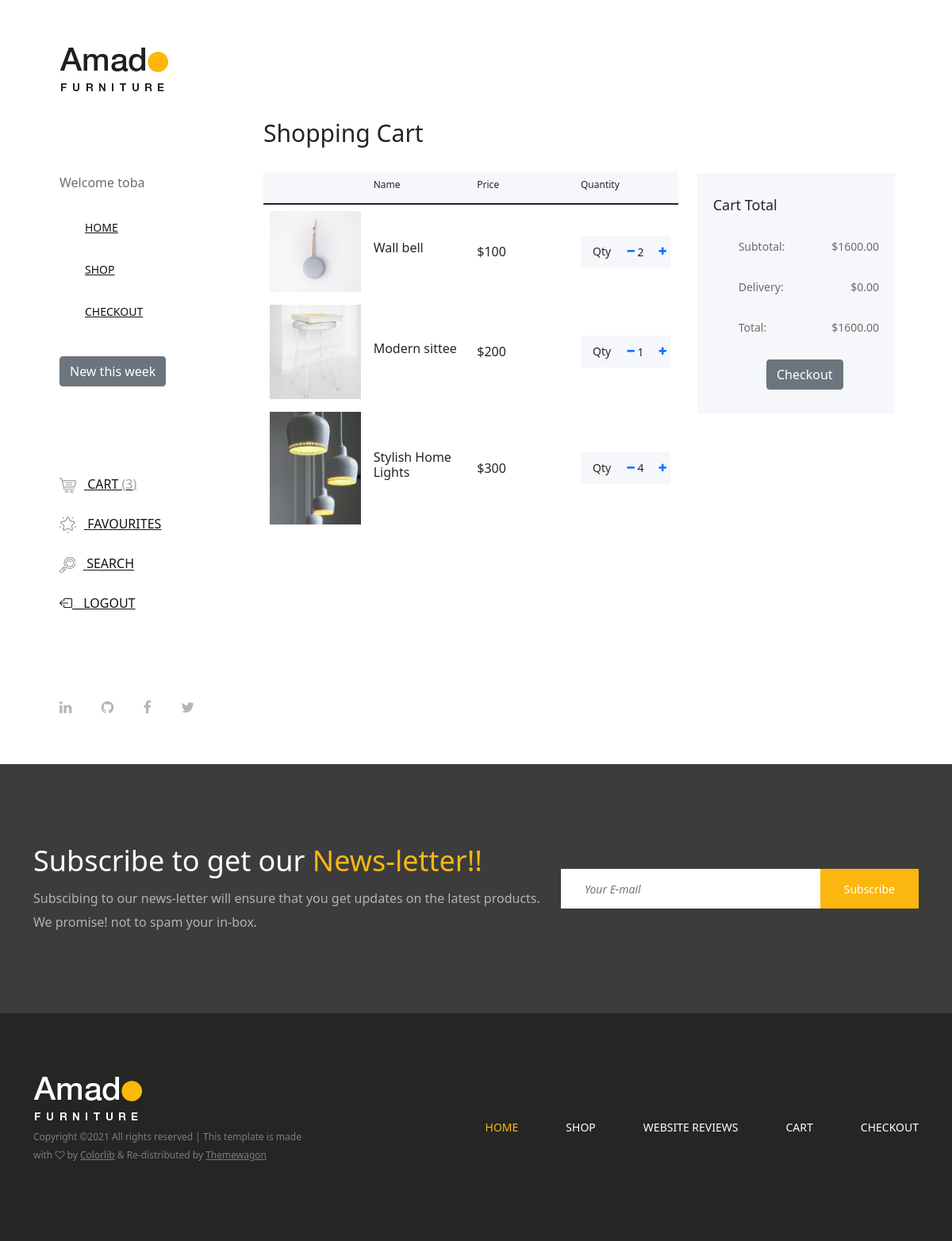
Before: /cart (signed in) with the older database file.
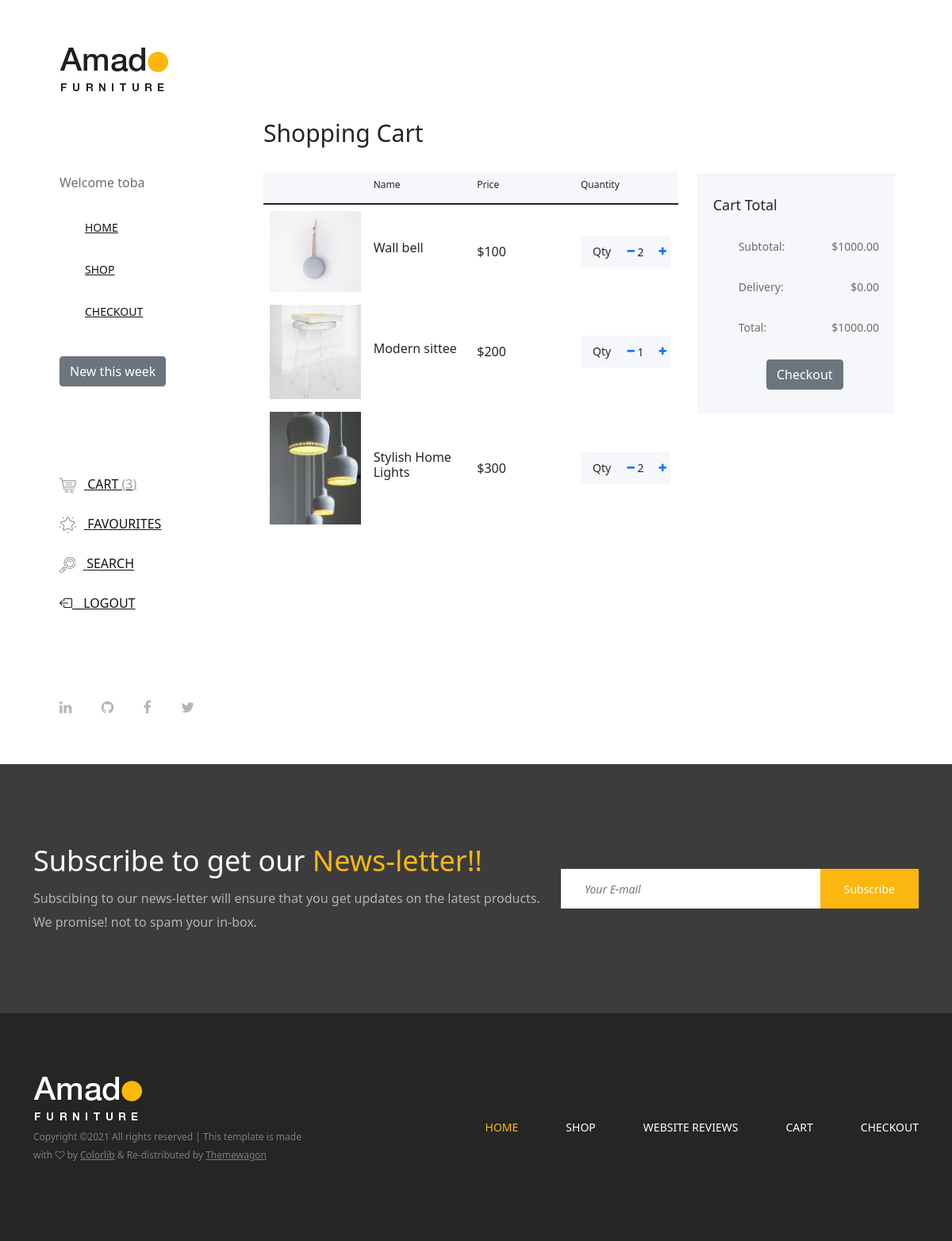
After: the same page with the newer database file.
### main/models.py (models this page shows, shortened)
class Cart(models.Model):
    user=models.ForeignKey(User, on_delete=models.CASCADE)
    product = models.ForeignKey(Product, on_delete=models.CASCADE)
    quantity = models.PositiveIntegerField(default=1)
    sub_total = models.IntegerField(blank=True, null=True)
    date = models.DateTimeField(auto_now_add=True)

class Product(models.Model):
    Category_choices = [
    ('chairs', 'chairs'),
    ('beds', 'beds'),
    ('tables', 'tables'),
    ('home_deco', 'home_deco'),
    ('dressings', 'dressings')
]
    name = models.CharField(max_length=100)
    price = models.IntegerField(null=False, blank=False)
    image = models.ImageField(upload_to ='products/')
    category = models.CharField(choices=Category_choices, max_length=50)
    date = models.DateTimeField(default=datetime.now)

### main/views.py (the view)
# urls.py: path('cart', CartView.as_view(), name='cart'),
class CartView(View):
    def get(self, request, *args, **kwargs):
        cart_objects = Cart.objects.filter(user = request.user)
        total_no_of_products = cart_objects.count()
        subtotal = []
        for objects in cart_objects:
            subtotal.append(objects.sub_total)
        subtotal2 = sum(subtotal)
        delivery_fee = 0                 # Just equal to zero for now....
        total = subtotal2 + delivery_fee
        context={
            'cart_objects': cart_objects,
            'total_no_of_products': total_no_of_products,
            'total': total,
            'subtotal2': subtotal2,
            'delivery_fee': delivery_fee,
        }
        return render(request, 'main/cart.html', context)

### main/templates/main/cart.html (shortened to what this page needs)
{% extends 'main/base.html' %}
{% block content %}
        <div class="cart-table-area section-padding-100">
            <div class="container-fluid">
                <div class="row">
                    <div class="col-12 col-lg-8">
                        <div class="cart-title mt-50">
                            <h2>Shopping Cart</h2>
                        </div>
                        <div class="cart-table clearfix">
                            <table class="table table-responsive">
                                <thead>
                                    <tr>
                                        <th></th>
                                        <th>Name</th>
                                        <th>Price</th>
                                        <th>Quantity</th>
                                    </tr>
                                </thead>
                                <tbody>
                                    {% for cart in cart_objects %}
                                    <tr>
                                        <td class="cart_product_img">
                                            <a href="#"><img src="{{ cart.product.image.url }}" alt="Product"></a>
                                        </td>
                                        <td class="cart_product_desc">
                                            <h5>{{ cart.product.name }}</h5>
                                        </td>
                                        <td class="price">
                                            <span>${{ cart.product.price }}</span>
                                        </td>
                                        <td class="qty">
                                            <div class="qty-btn d-flex">
                                                <p>Qty</p>
                                                <div class="quantity">
                                                    <span class="qty-minus"> <a href="{% url 'remove_cart' cart.product.pk %}"><i class="fa fa-minus" aria-hidden="true"></i></a> </span>
                                                    <input type="number" name="quantity" value="{{ cart.quantity }}">
                                                    <span class="qty-plus"> <a href="{% url 'add_to_cart' cart.product.pk %}"><i class="fa fa-plus" aria-hidden="true"></i></a></span>
                                                </div>
                                            </div>
                                        </td>
                                    </tr>
                                    {% endfor %}
                                </tbody>
                            </table>
                        </div>
                    </div>
                    <div class="col-12 col-lg-4">
                        <div class="cart-summary">
                            <h5>Cart Total</h5>
                            <ul class="summary-table">
                                <li><span>subtotal:</span> <span>${{ subtotal2 }}.00</span></li>
                                <li><span>delivery:</span> <span>${{ delivery_fee }}.00</span></li>
                                <li><span>total:</span> <span>${{ total }}.00</span></li>
                            </ul>
                            <div class="d-grid gap-2 col-6 mx-auto">
                                <a href="{% url 'checkout' %}" class="btn btn-secondary">Checkout</a>
                            </div>
                        </div>
                    </div>
                </div>
            </div>
        </div>
    </div>
{% endblock content %}

Changed rows visible on the page:
changed Cart "Stylish Home Lights": quantity "4" → "2"
Other visible differences:
{{ subtotal2 }}: "1600" → "1000"
{{ total }}: "1600" → "1000"
